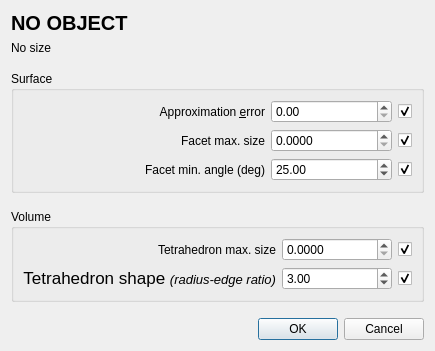
<ui version="4.0">
 <class>Meshing_dialog</class>
 <widget class="QDialog" name="Meshing_dialog">
  <property name="enabled">
   <bool>true</bool>
  </property>
  <property name="windowTitle">
   <string>Meshing criteria</string>
  </property>
  <layout class="QVBoxLayout" name="verticalLayout">
   <item>
    <widget class="QLabel" name="objectName">
     <property name="font">
      <font>
       <pointsize>15</pointsize>
       <weight>75</weight>
       <bold>true</bold>
      </font>
     </property>
     <property name="text">
      <string>NO OBJECT</string>
     </property>
    </widget>
   </item>
   <item>
    <widget class="QLabel" name="objectNameSize">
     <property name="text">
      <string>No size</string>
     </property>
    </widget>
   </item>
   <item>
    <spacer name="verticalSpacer">
     <property name="orientation">
      <enum>Qt::Vertical</enum>
     </property>
     <property name="sizeType">
      <enum>QSizePolicy::MinimumExpanding</enum>
     </property>
     <property name="sizeHint" stdset="0">
      <size>
       <width>20</width>
       <height>10</height>
      </size>
     </property>
    </spacer>
   </item>
   <item>
    <widget class="QGroupBox" name="groupBox">
     <property name="title">
      <string>Surface</string>
     </property>
     <layout class="QGridLayout" name="gridLayout_2" rowstretch="0,0,0" columnstretch="2,1,0">
      <item row="0" column="0">
       <widget class="QLabel" name="approxLabel">
        <property name="text">
         <string>Approximation &amp;error</string>
        </property>
        <property name="alignment">
         <set>Qt::AlignRight|Qt::AlignTrailing|Qt::AlignVCenter</set>
        </property>
        <property name="buddy">
         <cstring>approx</cstring>
        </property>
       </widget>
      </item>
      <item row="0" column="1">
       <widget class="QDoubleSpinBox" name="approx">
        <property name="minimumSize">
         <size>
          <width>110</width>
          <height>0</height>
         </size>
        </property>
       </widget>
      </item>
      <item row="0" column="2">
       <widget class="QCheckBox" name="noApprox">
        <property name="toolTip">
         <string>Enable/Disable parameter</string>
        </property>
        <property name="text">
         <string/>
        </property>
        <property name="checked">
         <bool>true</bool>
        </property>
       </widget>
      </item>
      <item row="1" column="0">
       <widget class="QLabel" name="sizingLabel">
        <property name="text">
         <string>Facet max. size</string>
        </property>
        <property name="alignment">
         <set>Qt::AlignRight|Qt::AlignTrailing|Qt::AlignVCenter</set>
        </property>
        <property name="buddy">
         <cstring>facetSizing</cstring>
        </property>
       </widget>
      </item>
      <item row="1" column="1">
       <widget class="QDoubleSpinBox" name="facetSizing">
        <property name="minimumSize">
         <size>
          <width>110</width>
          <height>0</height>
         </size>
        </property>
        <property name="decimals">
         <number>4</number>
        </property>
       </widget>
      </item>
      <item row="1" column="2">
       <widget class="QCheckBox" name="noFacetSizing">
        <property name="toolTip">
         <string>Enable/Disable parameter</string>
        </property>
        <property name="text">
         <string/>
        </property>
        <property name="checked">
         <bool>true</bool>
        </property>
       </widget>
      </item>
      <item row="2" column="0">
       <widget class="QLabel" name="angleLabel">
        <property name="text">
         <string>Facet min. angle (deg)</string>
        </property>
        <property name="alignment">
         <set>Qt::AlignRight|Qt::AlignTrailing|Qt::AlignVCenter</set>
        </property>
        <property name="buddy">
         <cstring>facetAngle</cstring>
        </property>
       </widget>
      </item>
      <item row="2" column="1">
       <widget class="QDoubleSpinBox" name="facetAngle">
        <property name="minimumSize">
         <size>
          <width>110</width>
          <height>0</height>
         </size>
        </property>
        <property name="minimum">
         <double>1.000000000000000</double>
        </property>
        <property name="maximum">
         <double>30.000000000000000</double>
        </property>
        <property name="value">
         <double>25.000000000000000</double>
        </property>
       </widget>
      </item>
      <item row="2" column="2">
       <widget class="QCheckBox" name="noAngle">
        <property name="toolTip">
         <string>Enable/Disable parameter</string>
        </property>
        <property name="text">
         <string/>
        </property>
        <property name="checked">
         <bool>true</bool>
        </property>
       </widget>
      </item>
     </layout>
    </widget>
   </item>
   <item>
    <spacer name="verticalSpacer_2">
     <property name="orientation">
      <enum>Qt::Vertical</enum>
     </property>
     <property name="sizeType">
      <enum>QSizePolicy::Fixed</enum>
     </property>
     <property name="sizeHint" stdset="0">
      <size>
       <width>20</width>
       <height>10</height>
      </size>
     </property>
    </spacer>
   </item>
   <item>
    <widget class="QGroupBox" name="groupBox_2">
     <property name="title">
      <string>Volume</string>
     </property>
     <layout class="QGridLayout" name="gridLayout_3" columnstretch="2,1,0">
      <item row="0" column="0">
       <widget class="QLabel" name="label">
        <property name="text">
         <string>Tetrahedron max. size</string>
        </property>
        <property name="alignment">
         <set>Qt::AlignRight|Qt::AlignTrailing|Qt::AlignVCenter</set>
        </property>
       </widget>
      </item>
      <item row="0" column="1">
       <widget class="QDoubleSpinBox" name="tetSizing">
        <property name="minimumSize">
         <size>
          <width>110</width>
          <height>0</height>
         </size>
        </property>
        <property name="decimals">
         <number>4</number>
        </property>
       </widget>
      </item>
      <item row="1" column="0">
       <widget class="QLabel" name="label_2">
        <property name="text">
         <string>&lt;!DOCTYPE HTML PUBLIC &quot;-//W3C//DTD HTML 4.0//EN&quot; &quot;http://www.w3.org/TR/REC-html40/strict.dtd&quot;&gt;
&lt;html&gt;&lt;head&gt;&lt;meta name=&quot;qrichtext&quot; content=&quot;1&quot; /&gt;&lt;style type=&quot;text/css&quot;&gt;
p, li { white-space: pre-wrap; }
&lt;/style&gt;&lt;/head&gt;&lt;body style=&quot; font-family:'Lucida Grande'; font-size:13pt; font-weight:400; font-style:normal;&quot;&gt;
&lt;p style=&quot; margin-top:0px; margin-bottom:0px; margin-left:0px; margin-right:0px; -qt-block-indent:0; text-indent:0px;&quot;&gt;Tetrahedron shape &lt;span style=&quot; font-size:10pt; font-style:italic;&quot;&gt;(radius-edge ratio)&lt;/span&gt;&lt;/p&gt;&lt;/body&gt;&lt;/html&gt;</string>
        </property>
        <property name="alignment">
         <set>Qt::AlignRight|Qt::AlignTrailing|Qt::AlignVCenter</set>
        </property>
       </widget>
      </item>
      <item row="1" column="1">
       <widget class="QDoubleSpinBox" name="tetShape">
        <property name="minimumSize">
         <size>
          <width>110</width>
          <height>0</height>
         </size>
        </property>
        <property name="minimum">
         <double>1.000000000000000</double>
        </property>
        <property name="value">
         <double>3.000000000000000</double>
        </property>
       </widget>
      </item>
      <item row="1" column="2">
       <widget class="QCheckBox" name="noTetShape">
        <property name="toolTip">
         <string>Enable/Disable parameter</string>
        </property>
        <property name="text">
         <string/>
        </property>
        <property name="checked">
         <bool>true</bool>
        </property>
       </widget>
      </item>
      <item row="0" column="2">
       <widget class="QCheckBox" name="noTetSizing">
        <property name="toolTip">
         <string>Enable/Disable parameter</string>
        </property>
        <property name="text">
         <string/>
        </property>
        <property name="checked">
         <bool>true</bool>
        </property>
       </widget>
      </item>
     </layout>
    </widget>
   </item>
   <item>
    <spacer name="verticalSpacer_3">
     <property name="orientation">
      <enum>Qt::Vertical</enum>
     </property>
     <property name="sizeType">
      <enum>QSizePolicy::Fixed</enum>
     </property>
     <property name="sizeHint" stdset="0">
      <size>
       <width>20</width>
       <height>10</height>
      </size>
     </property>
    </spacer>
   </item>
   <item>
    <widget class="QDialogButtonBox" name="buttonBox">
     <property name="orientation">
      <enum>Qt::Horizontal</enum>
     </property>
     <property name="standardButtons">
      <set>QDialogButtonBox::Cancel|QDialogButtonBox::Ok</set>
     </property>
    </widget>
   </item>
  </layout>
 </widget>
 <resources/>
 <connections>
  <connection>
   <sender>buttonBox</sender>
   <signal>accepted()</signal>
   <receiver>Meshing_dialog</receiver>
   <slot>accept()</slot>
   <hints>
    <hint type="sourcelabel">
     <x>384</x>
     <y>191</y>
    </hint>
    <hint type="destinationlabel">
     <x>157</x>
     <y>195</y>
    </hint>
   </hints>
  </connection>
  <connection>
   <sender>buttonBox</sender>
   <signal>rejected()</signal>
   <receiver>Meshing_dialog</receiver>
   <slot>reject()</slot>
   <hints>
    <hint type="sourcelabel">
     <x>384</x>
     <y>191</y>
    </hint>
    <hint type="destinationlabel">
     <x>286</x>
     <y>195</y>
    </hint>
   </hints>
  </connection>
 </connections>
</ui>
